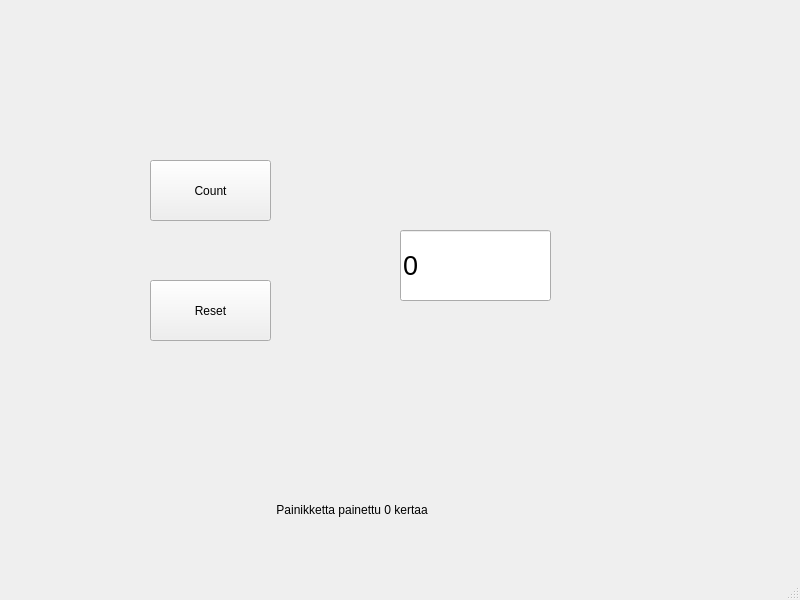
<?xml version="1.0" encoding="UTF-8"?>
<ui version="4.0">
 <class>MainWindow</class>
 <widget class="QMainWindow" name="MainWindow">
  <property name="geometry">
   <rect>
    <x>0</x>
    <y>0</y>
    <width>800</width>
    <height>600</height>
   </rect>
  </property>
  <property name="windowTitle">
   <string>MainWindow</string>
  </property>
  <widget class="QWidget" name="centralwidget">
   <widget class="QPushButton" name="btnCount">
    <property name="geometry">
     <rect>
      <x>150</x>
      <y>160</y>
      <width>121</width>
      <height>61</height>
     </rect>
    </property>
    <property name="text">
     <string>Count</string>
    </property>
   </widget>
   <widget class="QLineEdit" name="txtResult">
    <property name="geometry">
     <rect>
      <x>400</x>
      <y>230</y>
      <width>151</width>
      <height>71</height>
     </rect>
    </property>
    <property name="font">
     <font>
      <pointsize>20</pointsize>
     </font>
    </property>
    <property name="text">
     <string>0</string>
    </property>
   </widget>
   <widget class="QLabel" name="labelInfo">
    <property name="geometry">
     <rect>
      <x>150</x>
      <y>500</y>
      <width>501</width>
      <height>20</height>
     </rect>
    </property>
    <property name="text">
     <string>                                      Painikketta painettu 0 kertaa</string>
    </property>
   </widget>
   <widget class="QPushButton" name="btnReset">
    <property name="geometry">
     <rect>
      <x>150</x>
      <y>280</y>
      <width>121</width>
      <height>61</height>
     </rect>
    </property>
    <property name="text">
     <string>Reset</string>
    </property>
   </widget>
  </widget>
  <widget class="QMenuBar" name="menubar">
   <property name="geometry">
    <rect>
     <x>0</x>
     <y>0</y>
     <width>800</width>
     <height>26</height>
    </rect>
   </property>
  </widget>
  <widget class="QStatusBar" name="statusbar"/>
 </widget>
 <resources/>
 <connections/>
</ui>
